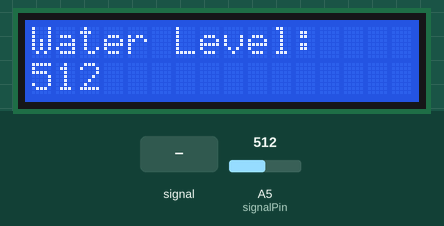
The sketch below on a simulated Arduino Uno, built with avr-gcc and run on an emulated ATmega328P. Shown: 16×2 character LCD. The inputs (shaded band) are chosen by the test bench; at power-on: A5 (signalPin) = 512.

Above: at 1.2 s.
1.3 s: A5 (signalPin) fed a 200 Hz sine of ±81 counts around its level
At 2.8 s:
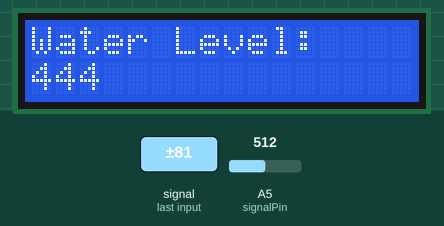
5.5 s: A5 (signalPin) set to 716
At 6.5 s:
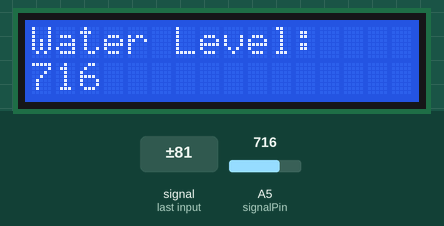
7.5 s: A5 (signalPin) fed a 1000 Hz sine of ±255 counts around its level
At 8.4 s:
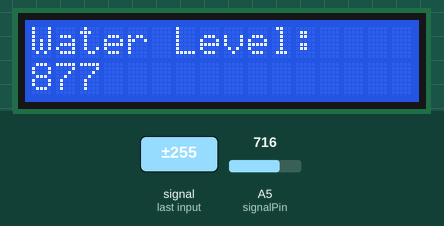
9.6 s: A5 (signalPin) set to 900
At 10.9 s:
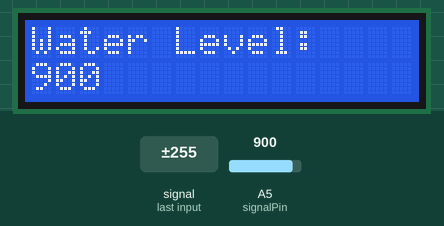
11.6 s: A5 (signalPin) set to 1023
At 12.9 s:
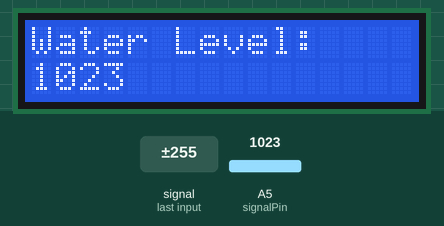
Timing chart, 0 to 14.6 s (numbered marks = the images above; inputs shaded):
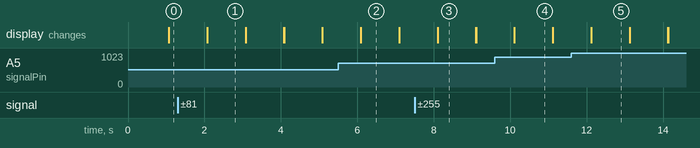

The sketch:

DisplayWaterSensor.ino
```cpp
#include <LiquidCrystal.h>

//Pins
#define signalPin A5
#define powerPin 7

//LCD Pins
const int rs = 12, en = 11, d4 = 5, d5 = 4, d6 = 3, d7 = 2;
LiquidCrystal lcd(rs, en, d4, d5, d6, d7);

void setup() {
  // put your setup code here, to run once:
  Serial.begin(9600);
  pinMode(powerPin, OUTPUT);
  lcd.begin(16,2);
}

void loop() {
  // put your main code here, to run repeatedly:
  lcd.setCursor(0,0);
  lcd.print("Water Level:");

  digitalWrite(powerPin, LOW);
  delay(1000);
  digitalWrite(powerPin, HIGH); // Every 1 second, the arduino sents an electric current
  int value = analogRead(signalPin); //The sensor reads how much water is on it
  lcd.clear();
  lcd.setCursor(0,1);
  lcd.print(value);


}
```

Measured:
- after the input at 1.3 s, the display: first changes after 0.77 s (image 1 shows a later state)
- after the input at 7.5 s, the display: first changes after 0.60 s (image 3 shows a later state)
- after the input at 11.6 s, the display: first changes after 0.52 s (image 5 shows a later state)
- what the display in image 1 shows lasts 1.0 s, from 2.1 s to 3.1 s
